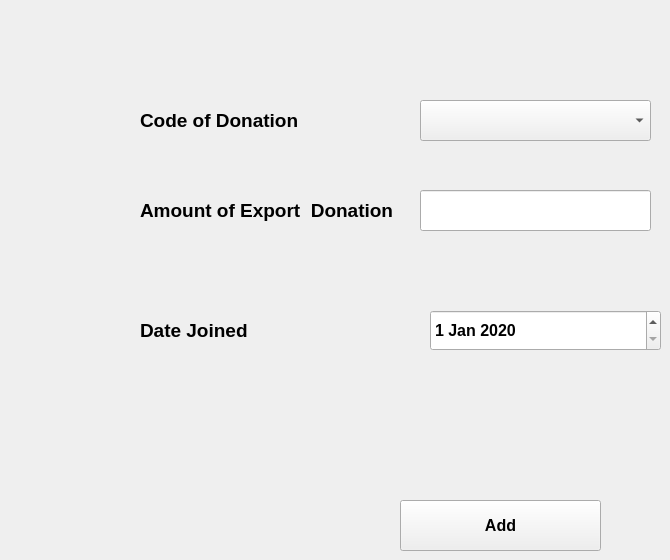
      <widget class="QWidget" name="tab_21">
       <attribute name="title">
        <string>Export Donation</string>
       </attribute>
       <widget class="QLabel" name="label_33">
        <property name="geometry">
         <rect>
          <x>140</x>
          <y>190</y>
          <width>271</width>
          <height>41</height>
         </rect>
        </property>
        <property name="font">
         <font>
          <pointsize>14</pointsize>
          <weight>75</weight>
          <bold>true</bold>
         </font>
        </property>
        <property name="text">
         <string>Amount of Export  Donation</string>
        </property>
       </widget>
       <widget class="QDateEdit" name="dateEdit_2">
        <property name="geometry">
         <rect>
          <x>430</x>
          <y>310</y>
          <width>231</width>
          <height>41</height>
         </rect>
        </property>
        <property name="font">
         <font>
          <pointsize>12</pointsize>
          <weight>75</weight>
          <bold>true</bold>
         </font>
        </property>
        <property name="dateTime">
         <datetime>
          <hour>0</hour>
          <minute>0</minute>
          <second>0</second>
          <year>2020</year>
          <month>1</month>
          <day>1</day>
         </datetime>
        </property>
        <property name="date">
         <date>
          <year>2020</year>
          <month>1</month>
          <day>1</day>
         </date>
        </property>
       </widget>
       <widget class="QLabel" name="label_34">
        <property name="geometry">
         <rect>
          <x>140</x>
          <y>100</y>
          <width>271</width>
          <height>41</height>
         </rect>
        </property>
        <property name="font">
         <font>
          <pointsize>14</pointsize>
          <weight>75</weight>
          <bold>true</bold>
         </font>
        </property>
        <property name="text">
         <string>Code of Donation</string>
        </property>
       </widget>
       <widget class="QLineEdit" name="lineEdit_37">
        <property name="geometry">
         <rect>
          <x>420</x>
          <y>190</y>
          <width>231</width>
          <height>41</height>
         </rect>
        </property>
        <property name="font">
         <font>
          <pointsize>11</pointsize>
          <weight>75</weight>
          <bold>true</bold>
         </font>
        </property>
        <property name="text">
         <string/>
        </property>
       </widget>
       <widget class="QLabel" name="label_35">
        <property name="geometry">
         <rect>
          <x>140</x>
          <y>310</y>
          <width>281</width>
          <height>41</height>
         </rect>
        </property>
        <property name="font">
         <font>
          <pointsize>14</pointsize>
          <weight>75</weight>
          <bold>true</bold>
         </font>
        </property>
        <property name="text">
         <string>Date Joined  </string>
        </property>
       </widget>
       <widget class="QPushButton" name="pushButton_35">
        <property name="enabled">
         <bool>true</bool>
        </property>
        <property name="geometry">
         <rect>
          <x>400</x>
          <y>500</y>
          <width>201</width>
          <height>51</height>
         </rect>
        </property>
        <property name="font">
         <font>
          <pointsize>12</pointsize>
          <weight>75</weight>
          <bold>true</bold>
         </font>
        </property>
        <property name="text">
         <string>Add</string>
        </property>
        <property name="icon">
         <iconset>
          <normaloff>icons/add.png</normaloff>icons/add.png</iconset>
        </property>
        <property name="iconSize">
         <size>
          <width>48</width>
          <height>48</height>
         </size>
        </property>
       </widget>
       <widget class="QComboBox" name="comboBox_8">
        <property name="geometry">
         <rect>
          <x>420</x>
          <y>100</y>
          <width>231</width>
          <height>41</height>
         </rect>
        </property>
       </widget>
      </widget>
